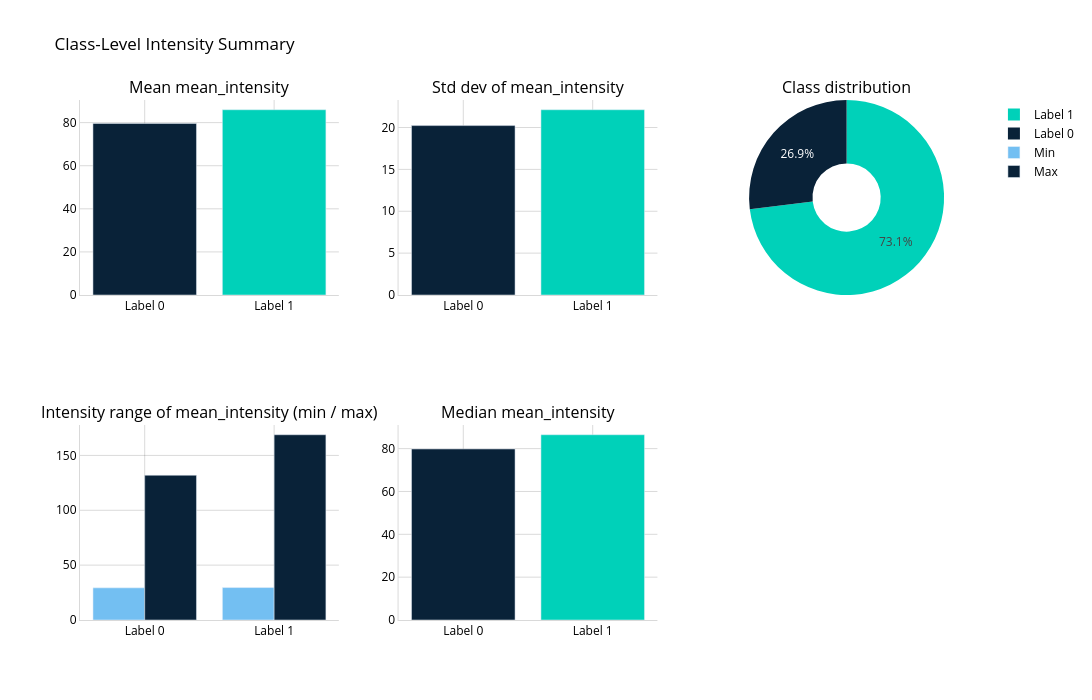

Notebook cell for this chart:
### Markdown cell above
## Descriptive Statistics & Class Distribution Visualization

Parses the federated analytics responses and plots a 2x3 grid of charts summarizing the class-level intensity statistics and class distribution across both sites.

### Code cell
means = {label: std_response.output[label]['mean'] for label in std_response.output.keys()}
stds = {label: std_response.output[label]['stddev'] for label in std_response.output.keys()}
mins = {label: min_response.output[label][variable_col] for label in min_response.output.keys()}
maxs = {label: max_response.output[label][variable_col] for label in max_response.output.keys()}
medians = {label: median_response.output[label][variable_col] for label in median_response.output.keys()}
counts = {label: count_response.output[label]['count'] for label in count_response.output.keys()}

labels = list(means.keys())
label_names = [f"Label {l}" for l in labels]

fig = make_subplots(
    rows=2, cols=3,
    subplot_titles=(
        f"Mean {variable_col}", f"Std dev of {variable_col}", "Class distribution",
        f"Intensity range of {variable_col} (min / max)", f"Median {variable_col}", "",
    ),
    specs=[
        [{"type": "bar"}, {"type": "bar"}, {"type": "domain"}],
        [{"type": "bar"}, {"type": "bar"}, {"type": "xy"}],
    ],
)

fig.add_trace(go.Bar(x=label_names, y=list(means.values()), marker_color=CLASS_COLORS, showlegend=False), row=1, col=1)
fig.add_trace(go.Bar(x=label_names, y=list(stds.values()), marker_color=CLASS_COLORS, showlegend=False), row=1, col=2)
fig.add_trace(go.Pie(labels=label_names, values=list(counts.values()), marker=dict(colors=CLASS_COLORS), hole=0.35), row=1, col=3)

fig.add_trace(go.Bar(x=label_names, y=list(mins.values()), name="Min", marker_color=RHINO_SKY, opacity=0.55), row=2, col=1)
fig.add_trace(go.Bar(x=label_names, y=list(maxs.values()), name="Max", marker_color=RHINO_NAVY), row=2, col=1)
fig.add_trace(go.Bar(x=label_names, y=list(medians.values()), marker_color=CLASS_COLORS, showlegend=False), row=2, col=2)

fig.update_xaxes(row=2, col=3, visible=False)
fig.update_yaxes(row=2, col=3, visible=False)

fig.update_xaxes(gridcolor=_GRID_COLOR, linecolor=_GRID_COLOR)
fig.update_yaxes(gridcolor=_GRID_COLOR, linecolor=_GRID_COLOR)
fig.update_layout(
    title_text="Class-Level Intensity Summary",
    height=700, width=1100,
    barmode="group",
    **_TRANSPARENT,
)
fig.show()

### Figure 1 — Plotly figure (JSON) as saved in the notebook; plotly's stock layout.template omitted (floating-point values rounded to 4 significant figures)
{"data": [{"marker": {"color": ["#092238", "#00D1B9"]}, "showlegend": false, "type": "bar", "x": ["Label 0", "Label 1"], "xaxis": "x", "y": [79.63, 85.98], "yaxis": "y"}, {"marker": {"color": ["#092238", "#00D1B9"]}, "showlegend": false, "type": "bar", "x": ["Label 0", "Label 1"], "xaxis": "x2", "y": [20.23, 22.12], "yaxis": "y2"}, {"domain": {"x": [0.7111, 1], "y": [0.625, 1]}, "hole": 0.35, "labels": ["Label 0", "Label 1"], "marker": {"colors": ["#092238", "#00D1B9"]}, "type": "pie", "values": [210, 570]}, {"marker": {"color": "#008AE8"}, "name": "Min", "opacity": 0.55, "type": "bar", "x": ["Label 0", "Label 1"], "xaxis": "x3", "y": [29.32, 29.55], "yaxis": "y3"}, {"marker": {"color": "#092238"}, "name": "Max", "type": "bar", "x": ["Label 0", "Label 1"], "xaxis": "x3", "y": [131.9, 168.8], "yaxis": "y3"}, {"marker": {"color": ["#092238", "#00D1B9"]}, "showlegend": false, "type": "bar", "x": ["Label 0", "Label 1"], "xaxis": "x4", "y": [79.83, 86.47], "yaxis": "y4"}], "layout": {"annotations": [{"font": {"size": 16}, "showarrow": false, "text": "Mean mean_intensity", "x": 0.1444, "xanchor": "center", "xref": "paper", "y": 1, "yanchor": "bottom", "yref": "paper"}, {"font": {"size": 16}, "showarrow": false, "text": "Std dev of mean_intensity", "x": 0.5, "xanchor": "center", "xref": "paper", "y": 1, "yanchor": "bottom", "yref": "paper"}, {"font": {"size": 16}, "showarrow": false, "text": "Class distribution", "x": 0.8556, "xanchor": "center", "xref": "paper", "y": 1, "yanchor": "bottom", "yref": "paper"}, {"font": {"size": 16}, "showarrow": false, "text": "Intensity range of mean_intensity (min / max)", "x": 0.1444, "xanchor": "center", "xref": "paper", "y": 0.375, "yanchor": "bottom", "yref": "paper"}, {"font": {"size": 16}, "showarrow": false, "text": "Median mean_intensity", "x": 0.5, "xanchor": "center", "xref": "paper", "y": 0.375, "yanchor": "bottom", "yref": "paper"}], "barmode": "group", "font": {"color": "black"}, "height": 700, "paper_bgcolor": "rgba(0,0,0,0)", "plot_bgcolor": "rgba(0,0,0,0)", "title": {"text": "Class-Level Intensity Summary"}, "width": 1100, "xaxis": {"anchor": "y", "domain": [0, 0.2889], "gridcolor": "rgba(0,0,0,0.15)", "linecolor": "rgba(0,0,0,0.15)"}, "xaxis2": {"anchor": "y2", "domain": [0.3556, 0.6444], "gridcolor": "rgba(0,0,0,0.15)", "linecolor": "rgba(0,0,0,0.15)"}, "xaxis3": {"anchor": "y3", "domain": [0, 0.2889], "gridcolor": "rgba(0,0,0,0.15)", "linecolor": "rgba(0,0,0,0.15)"}, "xaxis4": {"anchor": "y4", "domain": [0.3556, 0.6444], "gridcolor": "rgba(0,0,0,0.15)", "linecolor": "rgba(0,0,0,0.15)"}, "xaxis5": {"anchor": "y5", "domain": [0.7111, 1], "gridcolor": "rgba(0,0,0,0.15)", "linecolor": "rgba(0,0,0,0.15)", "visible": false}, "yaxis": {"anchor": "x", "domain": [0.625, 1], "gridcolor": "rgba(0,0,0,0.15)", "linecolor": "rgba(0,0,0,0.15)"}, "yaxis2": {"anchor": "x2", "domain": [0.625, 1], "gridcolor": "rgba(0,0,0,0.15)", "linecolor": "rgba(0,0,0,0.15)"}, "yaxis3": {"anchor": "x3", "domain": [0, 0.375], "gridcolor": "rgba(0,0,0,0.15)", "linecolor": "rgba(0,0,0,0.15)"}, "yaxis4": {"anchor": "x4", "domain": [0, 0.375], "gridcolor": "rgba(0,0,0,0.15)", "linecolor": "rgba(0,0,0,0.15)"}, "yaxis5": {"anchor": "x5", "domain": [0, 0.375], "gridcolor": "rgba(0,0,0,0.15)", "linecolor": "rgba(0,0,0,0.15)", "visible": false}}}
